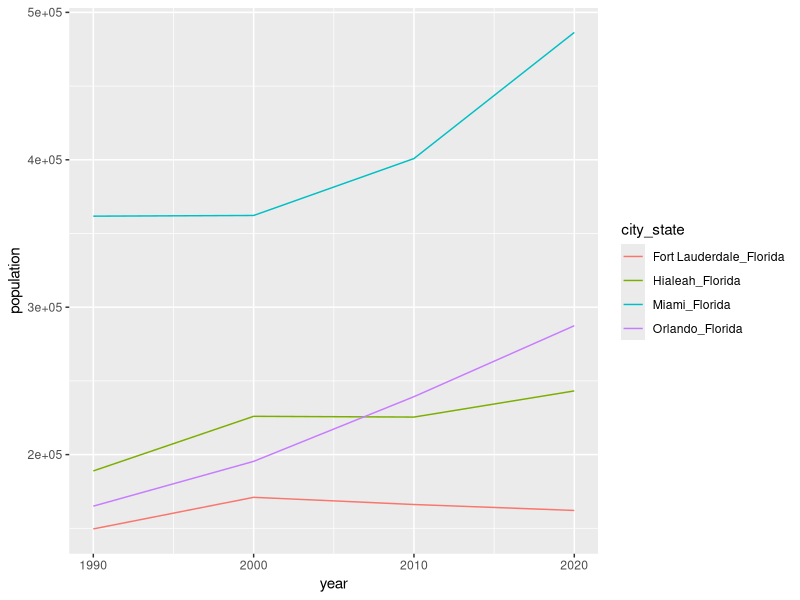
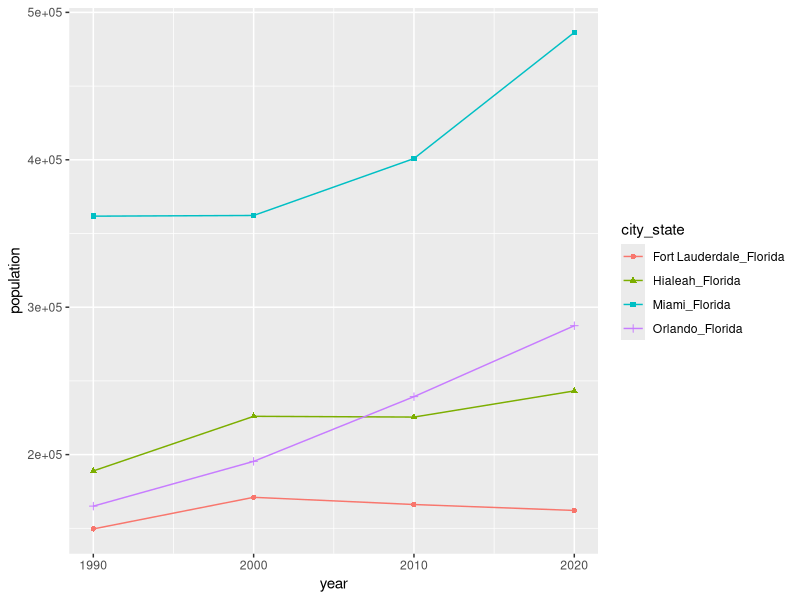
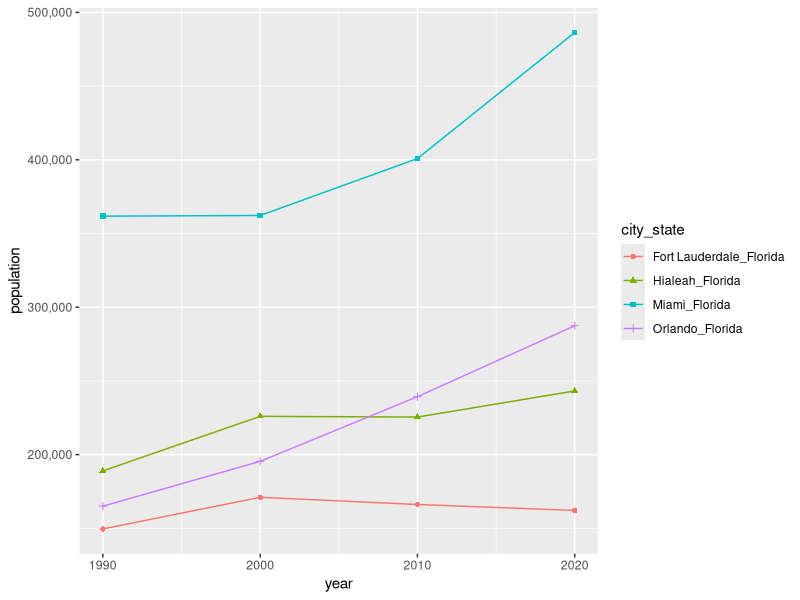

These figures' R source, in order:
##
##    Workshop #6: Reshaping data and tidy data
##
##    Objective:  Become familiar with how the fundamentals of reshaping
##                data frames and tidy data
##                
##    Authors:    Calvin J. Munson
##
##    Date:       July 24th, 2020
##
##
##


# 1. Set up ---------------------------------------------------------------

## Load relevant packages
library(tidyverse)

## Set working directory
setwd("~/Desktop/FIU_R_Workshop/data")

## Read in data
population <- read_csv("city_populations.csv")

## Explore the data
 # This is a very simple dataset, with only and handful of rows and columns. 
 # The data represents the population of each city for each year
population



# 2. Reshaping data -------------------------------------------------------

## Let's say we want to plot the population by year for each of these cities.
 # How do we get the data into the right format to do that??
 # This is where the pivoting functions come in!


# * 2.1 pivot_longer() ----------------------------------------------------


# First, in the "cols" argument, we name the columns that we want to "pivot". 
# Then, in the "values_to" argument, we give a name to the new column that will contain the values in each cell
# And lastly, in the "names_to" argument, we name the new column that will contain the old column names as new values
population %>% 
  pivot_longer(cols = c(`2020`, `2010`, `2000`, `1990`), names_to = "year", values_to = "population")

# Notice how "year" is now a new column, which contains the old column names
# This format is called "long" format since the data frame has gotten vertically longer!


# Note: For the "cols" argument, instead of naming every column that you want to pivot, 
#       you can instead name the columns that you DON'T want to pivot by using the minus sign
#       This would be way easier if we had population data for, say, 100 years.
population %>% 
  pivot_longer(cols = -city_state, values_to = "population", names_to = "year")


## When pivoting the year column, the function assumes that "year" is a character column
 # as opposed to a numeric column. We can see this by looking at the gray column descriptors
 # underneath each column name

## To change the year column to a numeric column, we can use mutate to modify it
population_long <- population %>% 
  pivot_longer(cols = -city_state, values_to = "population", names_to = "year") %>% 
  mutate(year = as.numeric(year))

# Notice now that the <chr> has changed to a <dbl> under the column title for year.
# Now we can start plotting this data!


# * 2.2 Plot tidy data ----------------------------------------------------

## With our new long dataframe (population_long) we can plot this data using year as
 # a continuous x-axis
population_long %>% 
  ggplot(aes(x = year, y = population, color = city_state)) +
  geom_line()

# And maybe we also want to add points on top of the lines
population_long %>% 
  ggplot(aes(x = year, y = population, color = city_state, shape = city_state)) +
  geom_line() +
  geom_point()


## How do we get rid of scientific notation for the y axis?
 # Google it, and use the scales package! Install it, then call it from the library
# install.packages("scales")
library(scales)

population_long %>% 
  ggplot(aes(x = year, y = population, color = city_state, shape = city_state)) +
  geom_line() +
  geom_point() +
  scale_y_continuous(labels = comma)




# * 2.3 pivot_wider() -----------------------------------------------------

## Now let's say we want to use R to calculate the percent population increase
 # between 1990 and 2020 for each of these cities. 
 # It would be easiest to do this using the original dataframe... How do we transform
 # it back?
## For that, we use the opposite function of pivot_longer(): pivot_wider()

## Based on the column you put into the "names_from" argument, this function automatically
 # creates as many new columns as there are unique values in that column (for "year", that is 
 # 4 values). Then you also tell the function which column contains the values using the
 # "values_from" argument.
population_wide <- population_long %>% 
  pivot_wider(names_from = "year", values_from = "population")


## Now we can use mutate to find the percent increase in population from 1990 to 2020
population_wide %>% 
  mutate(percent_change = (`2020` - `1990`)/`1990`*100)




# 3. Separate(), unite(), and rename(): additional column manipulation --------------

## Previously, we have learned how to create new columns using mutate. 
 # These new columns can be based on values that are already in different columns, 
 # such as in the previous mathematical example

## The functions separate() and unite() allow us to also manipulate character columns (i.e. no math!)


# * 3.1 separate() --------------------------------------------------------

## Say that we want to separate the city_state column into two separate columns: one
 # for city and one for state.
 # The separate function can help us do just that!

## There are three main arguments to use:
 # In the "col" argument, name the column that you want to split apart
 # In the "into" argument, supply a vector of new columns based on how many parts you 
 # are splitting the column into
 # Lastly, in the "sep" column, tell the function what value/character separates the words 
 # in the column to split by. For us, that is an underscore "_"
separated_popn <- population_wide %>% 
  separate(col = "city_state", into = c("city", "state"), sep = "_")

## For the "sep" argument, we don't have to specifically name a value, though. 
 # We can also tell the function to separate the values in the column by a certain position 
 # in the character string (for instance, split at 7 characters from the left)
population_wide %>% 
  separate(col = "city_state", into = c("city", "state"), sep = -4)




# * 3.2 unite() -----------------------------------------------------------

## Now that we have the city and state separated out, what if we want to re-unite the two columns,
 # but with a neater-looking separator instead of "_"? For instance, what if we wanted the 
 # city/state combo to look like "Miami, Florida"?
## The unite function is the opposite of separate, and can do this for us.

## For the unite function, there are three main sets of arguments
 # In the "col" argument, create a name for the new, soon-to-be united column
 # Then, write out the columns that you want to unite. For us, this is city and state. Separate them
 # by commas.
 # Lastly, in the "sep" argument, put what characters you want as the separater between column values
united_popn <- separated_popn %>% 
  unite(col = "city_state", city, state, sep = ", ")

## Nice!!


# * 3.3  rename () -------------------------------------------------------

## How do we rename columns? That's using the rename function!
 # To rename a column, add the new name on the left of the equal sign, and the old name on the right
united_popn %>% 
  rename(City_within_State = city_state)

# You can rename multiple at once by separating them with a comma
united_popn %>% 
  rename(City_State = city_state,
         pop_2020 = `2020`)




# 4. Practice with Iris ---------------------------------------------------

## Now take some time to practice what we learned using the Iris dataset


# * 4.1 Prepare -----------------------------------------------------------

## Load the data
data("iris")
iris

## Assign a number for each individual of each species
iris2 <- iris %>% 
  group_by(Species) %>% 
  mutate(individual = c(1:n())) 


# * 4.2 Pivot -------------------------------------------------------------


## Pivot this data frame so that the measurement columns, Sepal and Petal Length/Width,
 # Are new values in a column called "metric", and the measurements are in a column called "mm"
 # Store the new dataframe as an object called "iris_long"
iris_long <- iris2 %>% 
  pivot_longer(-c(Species, individual), names_to = "metric", values_to = "mm")




# * 4.3 Add and unite "genus" ---------------------------------------------

## All these flowers are in the genus "Iris". Create a new column called "genus" and 
 # unite it in front of the Species column to create a "Genus_species" column, which
 # contains the genus of the flower followed by the species, and separated by an underscore
 # or a space

iris_long %>% 
  mutate(genus = "Iris") %>% 
  unite(col = "Genus_species", genus, Species, sep = " ")
